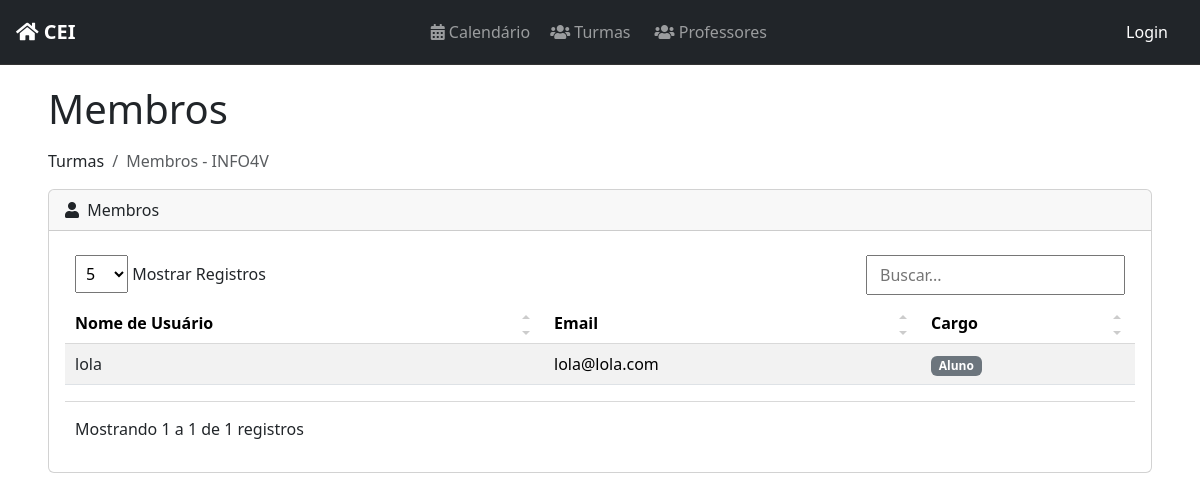
/turma/2/, run on an earlier commit of the app's database.
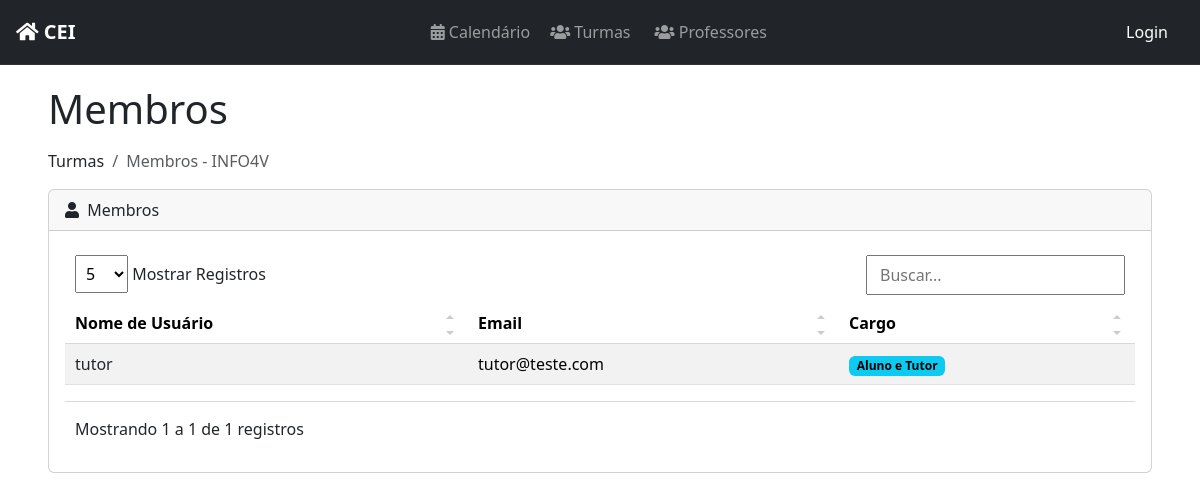
And on a later commit of the database.
### profiles/models.py (models this page shows, shortened)
class CustomUser(AbstractUser):
    id = models.BigAutoField(primary_key=True)
    turma = models.ForeignKey('classes.Turma', on_delete=models.SET_NULL, blank=True, null=True, related_name='customuser_set')
    @property
    def cargo(self):
        if self.groups.filter(name="Tutor").exists():
            return "Aluno e Tutor"
        elif self.groups.filter(name="Discente").exists():
            return "Aluno"
        elif self.groups.filter(name="Docente").exists():
            return "Professor"
        elif self.groups.filter(name="Administrador").exists():
            return "Administrador"
        return "Indefinido"

### classes/views.py (the view)
# urls.py: path('turma/<int:pk>/', TurmaMembersView.as_view(), name='turma_members'),
class TurmaMembersView(DetailView):
    model = Turma
    template_name = 'classes/listar_membros.html'
    context_object_name = 'turma'
    def get_context_data(self, **kwargs):
        context = super().get_context_data(**kwargs)
        context['is_servidor'] = self.request.user.groups.filter(name="Administrador").exists() or self.request.user.groups.filter(name="Docente").exists()
        turma = self.object
        group_name = f"{turma.nome}_{turma.serie}_{turma.turno}_{turma.curso}"
        group = Group.objects.filter(name=group_name).first()
        context['members'] = group.user_set.all() if group else []
        return context

### tasks/context_processors.py (called while the page is built)
def user_in_discente(request):
    if request.user.is_authenticated:
        return {'user_in_discente': request.user.groups.filter(name="Discente").exists()}
    return {'user_in_discente': False}

### classes/templates/classes/listar_membros.html (shortened to what this page needs)
{% extends 'base.html' %}
{% load static %}
{% block content %}
<div class="container-fluid">
    <h1 class="mb-3">Membros</h1>
    <ol class="breadcrumb mb-3">
        <li class="breadcrumb-item">Turmas</li>
        <li class="breadcrumb-item active">Membros - {{ turma.nome }}</li>
    </ol>
    {% if members %}
        <div class="card">
            <div class="card-header">
                <i class="fas fa-user me-1"></i>
                Membros
            </div>
            <div class="card-body">
                <div class="table-responsive">
                    <table id="membersTable" class="table table-striped table-hover">
                        <thead>
                            <tr>
                                <th>Nome de Usuário</th>
                                <th>Email</th>
                                <th>Cargo</th>
                            </tr>
                        </thead>
                        <tbody>
                            {% for member in members %}
                            <tr>
                                <td>
                                    <a {% if is_servidor %} href="{% url 'user_detail' member.id %}" {% endif %} class="text-decoration-none text-dark">
                                        {{ member.username }}
                                    </a>
                                </td>
                                <td>{{ member.email }}</td>
                                <td>
                                    {% if member.cargo == "Aluno e Tutor" %}
                                        <span class="badge text-bg-info">Aluno e Tutor</span>
                                    {% elif member.cargo == "Aluno" %}
                                        <span class="badge text-bg-secondary">Aluno</span>
                                    {% else %}
                                        <span class="badge text-bg-primary">{{ member.cargo }}</span>
                                    {% endif %}
                                </td>
                            </tr>
                            {% endfor %}
                        </tbody>
                    </table>
                </div>
            </div>
        </div>
    {% else %}
        <div class="alert alert-warning" role="alert">
            Não há membros cadastrados nesta turma.
        </div>
    {% endif %}
</div>
{% endblock %}
{% block scripts %}
<link href="{% static 'css/style.min.css' %}" rel="stylesheet"/>
{% endblock %}

What changed in the data, as far as the page shows it:
removed CustomUser: username "lola", email "lola@lola.com", shows "Aluno"
added CustomUser: username "tutor", email "tutor@teste.com", shows "Aluno e Tutor"
